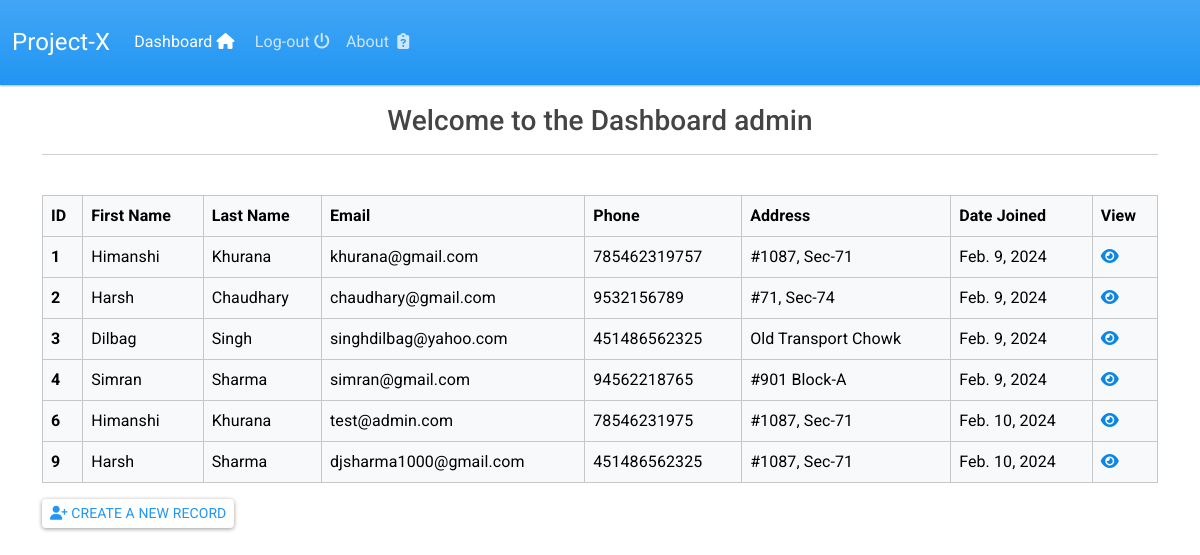
The page /dashboard/ (signed in) on the database its author committed.
### webapp/models.py (models this page shows, shortened)
class Record(models.Model):
    creation_date = models.DateTimeField(auto_now_add = True)
    first_name = models.CharField(max_length =50)
    last_name = models.CharField(max_length =50)
    email = models.EmailField(max_length =100)
    phone = models.CharField(max_length = 12)
    address = models.CharField(max_length=400)
    city = models.CharField(max_length=50)
    state = models.CharField(max_length = 50)

### webapp/views.py (the view)
# urls.py: path("dashboard/", dashboard, name="dashboard"),
@login_required
def dashboard(request):
    records = Record.objects.all()
    return render(
        request,
        "webapp/dashboard.html",
        context={
            "records": records,
        },
    )

### webapp/templates/webapp/dashboard.html
{% extends 'webapp/base.html' %}
{% block content %}
<h3 class="text-center">
    Welcome to the Dashboard {{user}}
</h3>
<hr>
<br>
<table class="table table-light table-hover table-layout table-bordered">
    <thead class="table-light">
        <tr>
            <th scope="col">ID</th>
            <th scope="col">First Name</th>
            <th scope="col">Last Name</th>
            <th scope="col">Email</th>
            <th scope="col">Phone</th>
            <th scope="col">Address</th>
            <th scope="col">Date Joined</th>
            <th scope="" col">View</th>
        </tr>
    </thead>
    {% for record in records %}
    <tbody>
        <tr>
            <th scope="row">{{record.id}}</th>
            <td>{{record.first_name}}</td>
            <td>{{record.last_name}}</td>
            <td>{{record.email}}</td>
            <td>{{record.phone}}</td>
            <td>{{record.address}}</td>
            <td>{{record.creation_date.date}}</td>
            <td><a type="button"  href="{% url 'view-record' record.id %}"><i class="fa-solid fa-eye" style="color: #0c86e4;"></i></a></td>
        </tr>
    </tbody>
    {% endfor %}
</table>
<a type="button" class="btn btn-outline-primary btn-sm" href="{% url 'create-record' %}">
    <i class="fa-solid fa-user-plus"></i>
    Create a new record
</a>
{% endblock %}

### webapp/templates/webapp/base.html (shortened to what this page needs)
{% load static %}
<!DOCTYPE html>
<html>
<head>
    <link rel="stylesheet" type="text/css" href="https://bootswatch.com/5/materia/bootstrap.min.css">
    <link rel="stylesheet" type="text/css" href="{% static 'css/styles.css' %}">
    <link rel="stylesheet" href="https://cdnjs.cloudflare.com/ajax/libs/font-awesome/4.7.0/css/font-awesome.min.css">
</head>
<body>
    {% include 'webapp/nav.html' %}
    <div style="height: 80px;"></div>
    <div class="container">
        <br>
        {% block content %}
        {% endblock %}
    </div>
</body>
</html>

### webapp/templates/webapp/nav.html (shortened to what this page needs)
<nav class="navbar navbar-expand-lg bg-primary fixed-top" data-bs-theme="dark">
    <div class="container-fluid">
        <a class="navbar-brand" href="{% url 'index' %}">Project-X</a>
        <div class="navbar-collapse collapse" id="navbarColor01" style="">
            <ul class="navbar-nav me-auto">
                {% if user.is_authenticated %}
                    <li class="nav-item">
                        <a class="nav-link active" href="{% url 'dashboard' %}">Dashboard
                            <i class="fa-solid fa-house"></i>
                        </a>
                    </li>
                    <li class="nav-item">
                        <a class="nav-link" href="{% url 'logout' %}">
                            Log-out <i class="fa-solid fa-power-off"></i>
                        </a>
                    </li>
                {% endif %}
                <li class="nav-item">
                    <a class="nav-link" href="#">About
                        &nbsp;<i class="fa-solid fa-clipboard-question"></i>
                    </a>
                </li>
            </ul>
        </div>
    </div>
</nav>

### rows shown on the page
Record: id "1", first_name "Himanshi", last_name "Khurana", email "khurana@gmail.com", phone "785462319757", address "#1087, Sec-71", creation_date "Feb. 9, 2024"
Record: id "2", first_name "Harsh", last_name "Chaudhary", email "chaudhary@gmail.com", phone "9532156789", address "#71, Sec-74", creation_date "Feb. 9, 2024"
Record: id "3", first_name "Dilbag", last_name "Singh", email "singhdilbag@yahoo.com", phone "451486562325", address "Old Transport Chowk", creation_date "Feb. 9, 2024"
Record: id "4", first_name "Simran", last_name "Sharma", email "simran@gmail.com", phone "94562218765", address "#901 Block-A", creation_date "Feb. 9, 2024"
Record: id "6", first_name "Himanshi", last_name "Khurana", email "test@admin.com", phone "78546231975", address "#1087, Sec-71", creation_date "Feb. 10, 2024"
Record: id "9", first_name "Harsh", last_name "Sharma", email "djsharma1000@gmail.com", phone "451486562325", address "#1087, Sec-71", creation_date "Feb. 10, 2024"

### other values the page prints
{{ user }} "admin"
